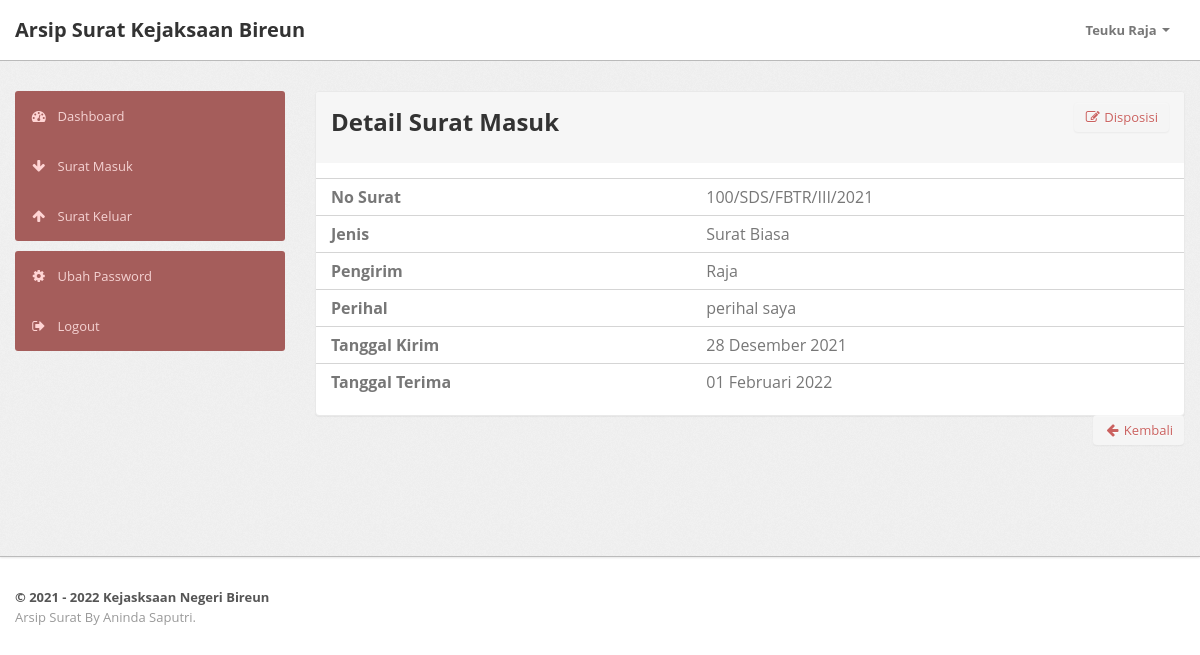
The page /proses/detail_inbox.php?id=6&&cek=1 (signed in) on the database its author committed.
### tables this page shows
CREATE TABLE `inbox` (
  `id_surat` int(7) NOT NULL,
  `jenis` varchar(50) NOT NULL,
  `tanggal_kirim` date NOT NULL,
  `tanggal_terima` date NOT NULL,
  `no_surat` varchar(50) NOT NULL,
  `pengirim` varchar(50) NOT NULL,
  `perihal` varchar(50) NOT NULL
);

### proses/detail_inbox.php (the view, shortened to what this page needs)
<?php
include "../include/config.php";
if(isset($_GET['id'])){
	$view = $_GET['id'];
	$query = mysqli_query ($connect,"select * from inbox where id_surat='$view'");
	$data = mysqli_fetch_array ($query);
}
$titlepage = "Detail Surat Masuk";
include "../include/header_user.php";
?>
        <div class="wrapper">
            <div class="container">
                <div class="row">
				<?php include "../include/menu_user.php";?>
                     <div class="span9">
                        <div class="content">
                            <div class="module">
                                <div class="module-head">
								<a href="disposisi.php?id=<?php echo $view;?> && cek=1" class="btn btn-module pull-right"><i class="icon-edit"></i> Disposisi</a>
                                    <h2><?php echo $titlepage;?> </h2>
                                </div>
                                <div class="module-body table">
                                    <table class="table" width="100%">
                                        <tbody>
                                            <tr>
                                                <th>No Surat</th>
												<td><?php echo $data['no_surat'];?></td>
                                            </tr>
											<tr>
											<tr>
                                                <th>Jenis</th>
												<td><?php echo $data['jenis'];?></td>
                                            </tr>
											<tr>
                                                <th>Pengirim</th>
												<td><?php echo $data['pengirim'];?></td>
                                            </tr>
											<tr>
                                                <th>Perihal</th>
												<td><?php echo $data['perihal'];?></td>
                                            </tr>
											<tr>
                                                <th>Tanggal Kirim</th>
												<td><?php echo dateindo($data['tanggal_kirim']);?></td>
                                            </tr>
											<tr>
                                                <th>Tanggal Terima</th>
												<td><?php echo dateindo($data['tanggal_terima']);?></td>
                                            </tr>
                                        </tbody>
									</table>
								</div>
								<a href="../inbox.php" class="btn btn-module pull-right"><i class="icon-arrow-left"></i> Kembali</a>
							</div>
                        </div>
                    </div>
                </div>
            </div>
        </div>
<?php include "../include/footer.php";?>

### assets/css/theme.css (style rules this page uses)
body { font-size: 13px; font-family: "Open Sans", Arial, sans-serif; background: #fff; color: #777; }
h1, h2, h3, h4, h5, h6 { color: #333; margin-top: 0; }
h2 { font-size: 24px; }
.wrapper { background: url(../images/bgg.png) #eee; border-bottom: 1px solid #bbb; -webkit-box-shadow: 0 1px 2px rgba(0, 0, 0, 0.1); -moz-box-shadow: 0 1px 2px rgba(0, 0, 0, 0.1); box-shadow: 0 1px 2px rgba(0, 0, 0, 0.1); padding: 30px 0; min-height: 435px; }
.btn-module { color: #ca615f; }
body [class^="icon-"], body [class*=" icon-"] { font-size: 14px; line-height: 20px; height: 20px; }
.module { background: #fff; -webkit-border-radius: 3px; -moz-border-radius: 3px; border-radius: 3px; border: 1px solid #ccc; border-bottom-color: #bbb; -webkit-box-shadow: 0 0 1px rgba(0, 0, 0, 0.2); -moz-box-shadow: 0 0 1px rgba(0, 0, 0, 0.2); box-shadow: 0 0 1px rgba(0, 0, 0, 0.2); margin-bottom: 30px; }
.btn, .btn-box { -webkit-border-radius: 3px; -moz-border-radius: 3px; border-radius: 3px; }
.btn [class^="icon-"], .btn-box [class^="icon-"], .btn [class*=" icon-"], .btn-box [class*=" icon-"] { min-width: 16px; text-align: center; display: inline-block !important; }
.btn { font-size: 13px; font-weight: 600; }
.btn { display: inline-block; margin-bottom: 0; font-weight: 400; text-align: center; vertical-align: middle; cursor: pointer; background-image: none; border: 1px solid transparent; white-space: nowrap; padding: 4px 10px; font-size: 13px; line-height: 1.42857; border-radius: 4px; -webkit-user-select: none; -moz-user-select: none; -ms-user-select: none; user-select: none; }
.table { margin-bottom: 0; }
.table th, .table td { border-color: #d5d5d5 !important; }
.module { box-shadow: 0 0 3px rgba(0, 0, 0, 0.1); border-color: #e9e9e9; margin-bottom: 20px; background-color: #fff; border-radius: 4px; -webkit-box-shadow: 0 1px 1px rgba(0, 0, 0, 0.05); box-shadow: 0 1px 1px rgba(0, 0, 0, 0.05); }
.module-head { color: #767676; background-color: #f6f6f6; border-color: #e9e9e9; padding: 10px 15px; border-bottom: 1px solid transparent; border-top-right-radius: 3px; border-top-left-radius: 3px; }
.module-body { padding: 15px; }
.module-body.table { padding: 15px 0; }
.module-body.table .table th, .module-body.table .table td { padding-left: 15px; padding-right: 15px; }

### rows shown on the page
inbox: no_surat "100/SDS/FBTR/III/2021", jenis "Surat Biasa", pengirim "Raja", perihal "perihal saya", tanggal_kirim "28 Desember 2021", tanggal_terima "01 Februari 2022"

### other values the page prints
$company_short_name "Kejaksaan Bireun"
$namausr "Teuku Raja"
$titlepage "Detail Surat Masuk"
$build_year "2021"
$company_name "Kejasksaan Negeri Bireun"
